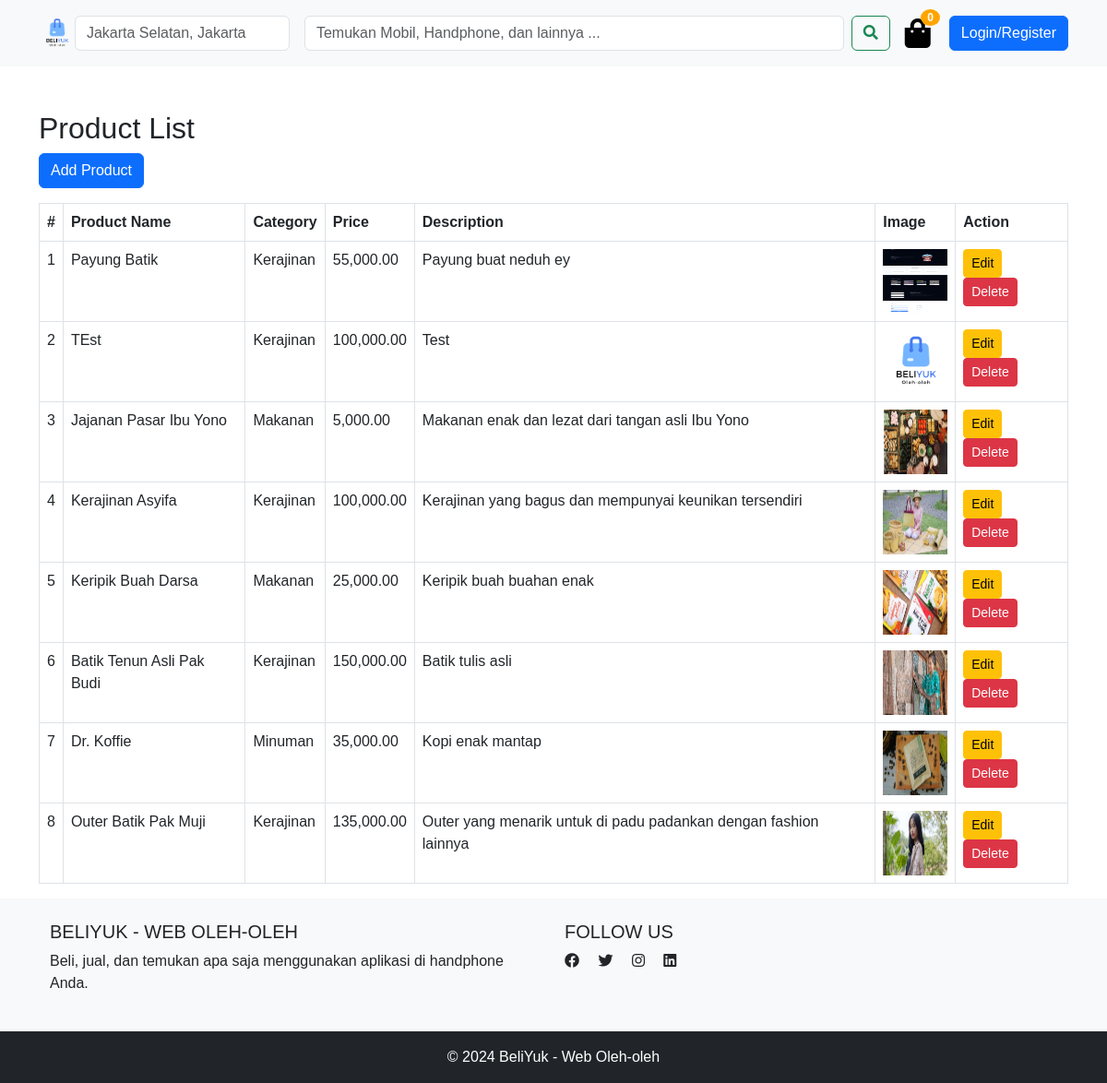
The page /index.php/productcontroller on the database its author committed.
### tables this page shows
CREATE TABLE `products` (
  `id` int(11) NOT NULL,
  `seller_id` int(11) NOT NULL,
  `category_id` int(11) NOT NULL,
  `name` varchar(255) NOT NULL,
  `description` text NOT NULL,
  `price` decimal(10,2) NOT NULL,
  `image_url` varchar(100) NOT NULL,
  `created_at` datetime DEFAULT current_timestamp()
);

CREATE TABLE `categories` (
  `id` int(11) NOT NULL,
  `name` varchar(100) NOT NULL
);

### application/helpers/berkarya_helper.php (called while the page is built, shortened)
<?php
function pageOfficial($page = "", $data = array())
{
	$ci = &get_instance();
	$ci->load->view('official/template/header', $data);
	$ci->load->view($page, $data);
}

### application/controllers/ProductController.php (called while the page is built, shortened)
<?php
class ProductController extends CI_Controller
{
  public function index()
  {
    $data = [
      'title'      => 'BeliYuk - Web Oleh-oleh',
      'products'  => $this->Product_model->get_all_products(),
    ];
    $page = '/official/seller/list_product';
    pageOfficial($page, $data);
  }
}

### index.php (called while the page is built, shortened)
<?php
require_once BASEPATH.'core/CodeIgniter.php';

### application/models/Product_model.php (called while the page is built, shortened)
<?php
class Product_model extends CI_Model
{
  public function get_all_products()
  {
    $this->db->select('products.*, categories.name as category_name');
    $this->db->from('products');
    $this->db->join('categories', 'products.category_id = categories.id');
    $this->db->order_by('products.created_at', 'DESC');
    $query = $this->db->get();
    return $query->result();
  }
}

### application/views/official/seller/list_product.php (the view, shortened to what this page needs)
<div class="container mt-5">
  <h2>Product List</h2>
  <a href="<?= site_url('seller/product/add') ?>" class="btn btn-primary mb-3">Add Product</a>
  <table class="table table-bordered">
    <thead>
      <tr>
        <th>#</th>
        <th>Product Name</th>
        <th>Category</th>
        <th>Price</th>
        <th>Description</th>
        <th>Image</th>
        <th>Action</th>
      </tr>
    </thead>
    <tbody>
      <?php if (!empty($products)) : ?>
        <?php foreach ($products as $key => $product) : ?>
          <tr>
            <td><?= $key + 1 ?></td>
            <td><?= $product->name ?></td>
            <td><?= $product->category_name ?></td>
            <td><?= number_format($product->price, 2) ?></td>
            <td><?= $product->description ?></td>
            <td>
              <?php if ($product->image_url) : ?>
                <img src="<?= base_url('assets/upload/' . $product->image_url) ?>" alt="<?= $product->name ?>" style="width: 70px; height: 70px;">
              <?php endif; ?>
            </td>
            <td>
              <a href="<?= site_url('productcontroller/edit_product/' . $product->id) ?>" class="btn btn-warning btn-sm">Edit</a>
              <a href="<?= site_url('productcontroller/delete_product/' . $product->id) ?>" class="btn btn-danger btn-sm" onclick="return confirm('Are you sure?')">Delete</a>
            </td>
          </tr>
        <?php endforeach; ?>
      <?php else : ?>
        <tr>
          <td colspan="7" class="text-center">No products found</td>
        </tr>
      <?php endif; ?>
    </tbody>
  </table>
</div>

### assets/official/css/style.css (style rules this page uses)
body { font-family: Arial, sans-serif; }

### rows shown on the page
products: name "Payung Batik", category.name "Kerajinan", price "55,000.00", description "Payung buat neduh ey", image_url (picture)
products: name "TEst", category.name "Kerajinan", price "100,000.00", description "Test", image_url (picture)
products: name "Jajanan Pasar Ibu Yono", category.name "Makanan", price "5,000.00", description "Makanan enak dan lezat dari tangan asli Ibu Yono", image_url (picture)
products: name "Kerajinan Asyifa", category.name "Kerajinan", price "100,000.00", description "Kerajinan yang bagus dan mempunyai keunikan tersendiri", image_url (picture)
products: name "Keripik Buah Darsa", category.name "Makanan", price "25,000.00", description "Keripik buah buahan enak", image_url (picture)
products: name "Batik Tenun Asli Pak Budi", category.name "Kerajinan", price "150,000.00", description "Batik tulis asli", image_url (picture)
products: name "Dr. Koffie", category.name "Minuman", price "35,000.00", description "Kopi enak mantap", image_url (picture)
products: name "Outer Batik Pak Muji", category.name "Kerajinan", price "135,000.00", description "Outer yang menarik untuk di padu padankan dengan fashion lainnya", image_url (picture)
